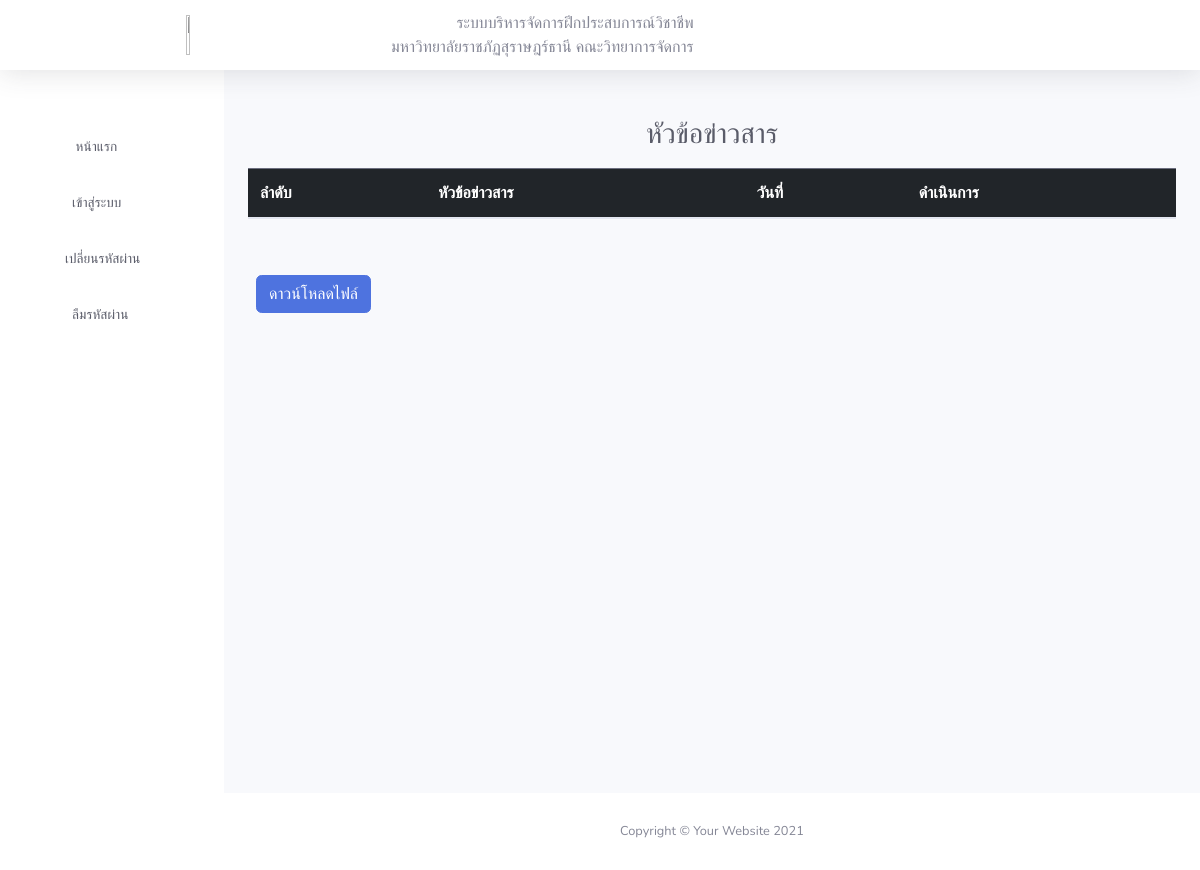
Page /frontend/admins/new/index.php on the earlier database version.
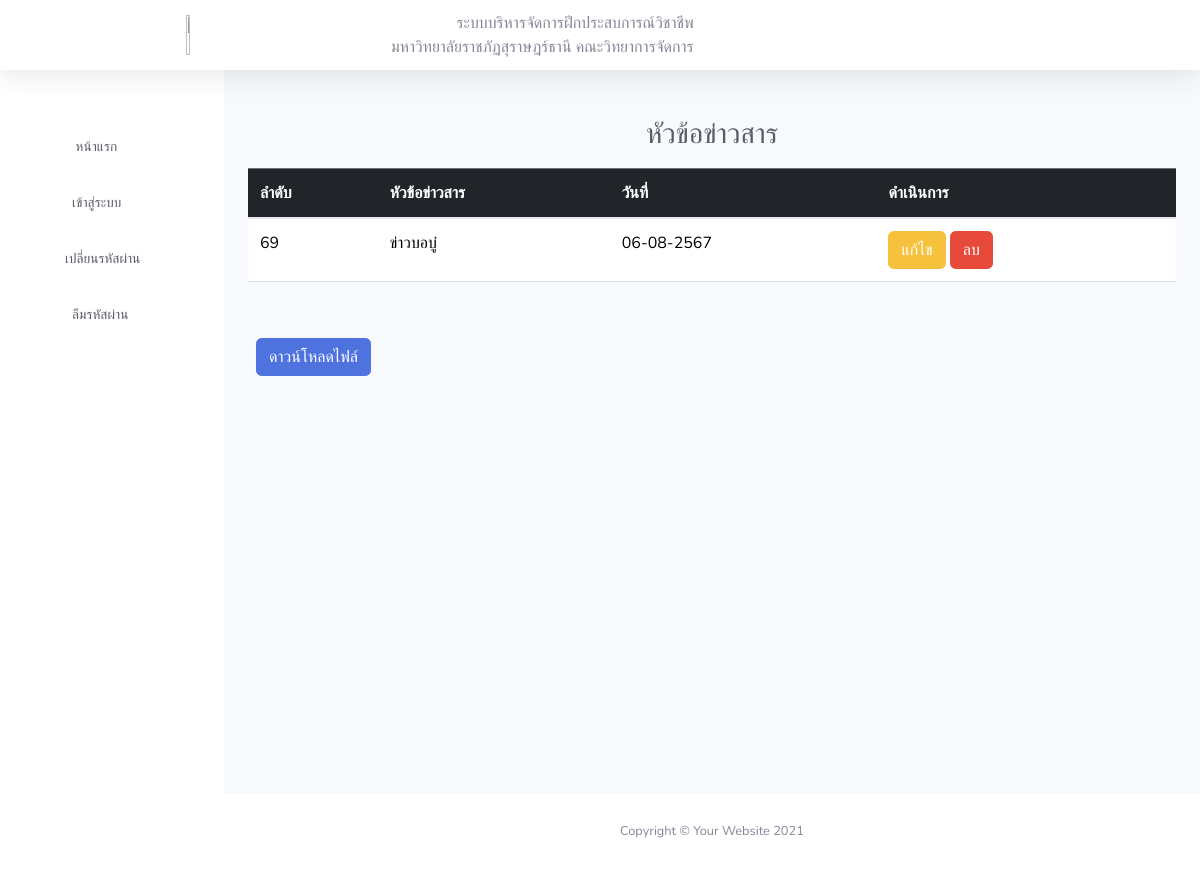
Same page on the later database version.
### tables this page shows
CREATE TABLE `news` (
  `N_ID` int(11) NOT NULL,
  `N_NAME` varchar(35) DEFAULT NULL,
  `N_DETAILS` text DEFAULT NULL,
  `N_FD` blob DEFAULT NULL,
  `N_DATE` timestamp NULL DEFAULT current_timestamp()
);

### frontend/admins/new/index.php (the view, shortened to what this page needs)
<!DOCTYPE html>
<html lang="en">
<head>
  <link href="https://cdn.jsdelivr.net/npm/bootstrap@5.3.3/dist/css/bootstrap.min.css" rel="stylesheet" />
  <link href="../../assets/vendor/fontawesome-free/css/all.min.css" rel="stylesheet" type="text/css" />
  <link href="../../assets/css/sb-admin-2.min.css" rel="stylesheet" />
</head>
<body id="page-top">
  <?php include('../../assets/Components/navbar.php') ?>
  <div id="wrapper">
    <?php include('../../assets/Components/sidebar.php') ?>
    <div id="content-wrapper" class="d-flex flex-column">
      <div id="content">
        <div class="container-fluid mt-5">
          <div class="text-center mb-3">
            <h3 class="text-dark">หัวข้อข่าวสาร</h3>
          </div>
          <table class="table">
            <thead class="table-dark">
              <tr>
                <th scope="col">ลำดับ</th>
                <th scope="col">หัวข้อข่าวสาร</th>
                <th scope="col">วันที่</th>
                <th scope="col">ดำเนินการ</th>
              </tr>
            </thead>
            <tbody>
              <?php
              include('../../../database/connect.php');
              $sql = "SELECT * FROM news";
              $result = $objCon->query($sql);
              if ($result->num_rows > 0) {
                while ($row = $result->fetch_assoc()) {
              ?>
                  <tr>
                    <td><?= $row['N_ID'] ?></td>
                    <td><?= $row['N_NAME'] ?></td>
                    <td>
                      <?php
                      $date = date_create($row['N_DATE']);
                      echo date_format($date, 'd-m-');
                      echo date_format($date, 'Y')+543;
                      ?>
                    </td>
                    <td>
                      <a href="edit.php?id=<?= $row['N_ID'] ?>"><button type="button" class="btn btn-warning">แก้ไข</button></a>
                      <a href="../../../backend/new/delete.php?id=<?= $row['N_ID'] ?>"><button type="button" class="btn btn-danger">ลบ</button></a>
                    </td>
                  </tr>
                <?php } ?>
              <?php
              } else {
              }
              ?>
            </tbody>
          </table>
          <div class="mt-5">
            <div class="d-flex mb-3">
              <div class="me-auto p-2"> <a href="add.php"><button type="button" class="btn btn-primary">
                    ดาวน์โหลดไฟล์
                  </button></a>
              </div>
            </div>
          </div>
        </div>
      </div>
      <?php include('../../assets/Components/footer.php') ?>
    </div>
  </div>
</body>
</html>

Differences in the rows shown:
added news: N_ID "69", N_NAME "ข่าวบอบู๋", N_DATE "06-08-", N_DATE "2567"
